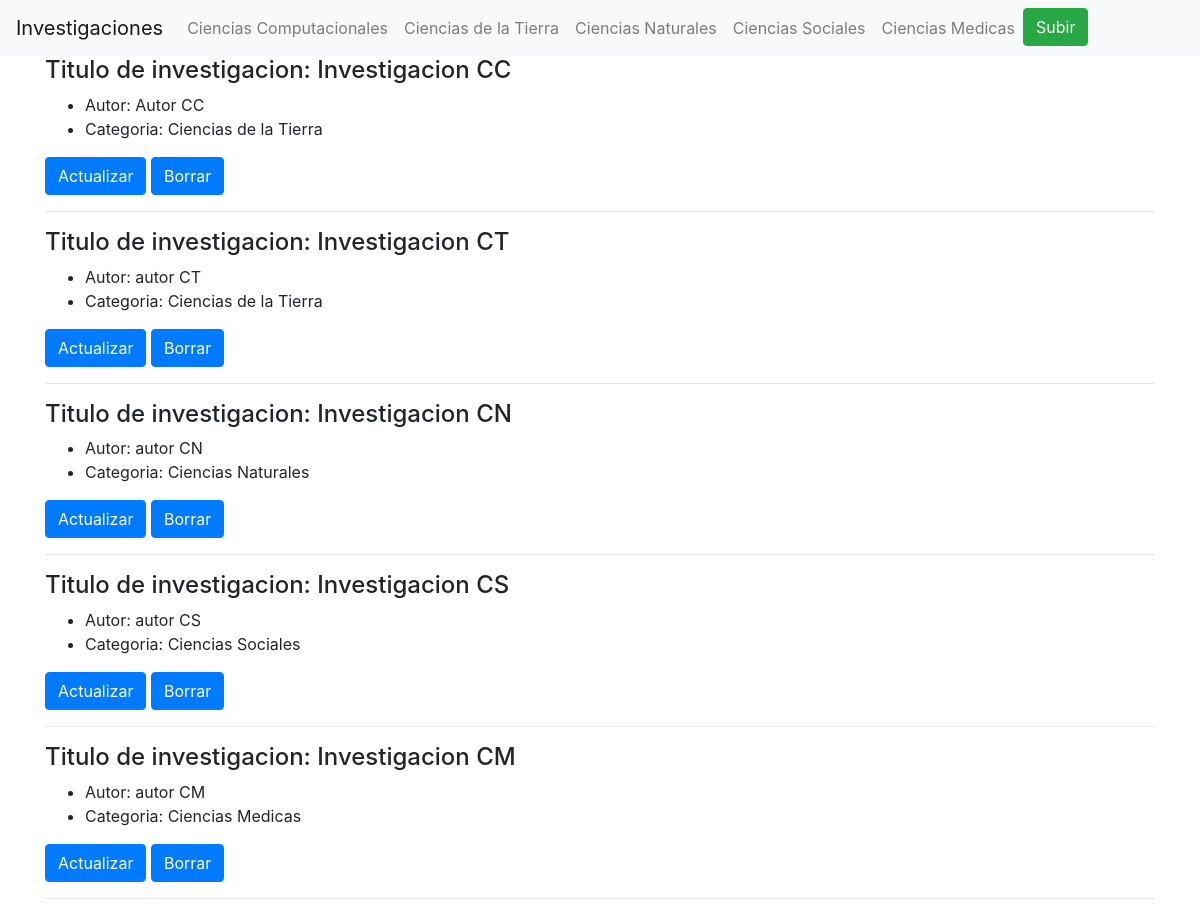
The page / on the database its author committed.
### trabajos/models.py (models this page shows, shortened)
class Trabajo(models.Model):
    COMPUTACIONALES = 'CC'
    TIERRA = 'CT'
    NATURALES = 'CN'
    SOCIALES = 'CS'
    MEDICAS = 'CM'
    CATEGORIAS=(
        (COMPUTACIONALES, 'Ciencias Computacionales'),
        (TIERRA, 'Ciencias de la Tierra'),
        (NATURALES, 'Ciencias Naturales'),
        (SOCIALES, 'Ciencias Sociales'),
        (MEDICAS, 'Ciencias Medicas'),
    )
    documento = models.FileField(upload_to='documents/')
    categoria = models.CharField(max_length=2,choices=CATEGORIAS,default=COMPUTACIONALES)
    titulo = models.CharField(max_length=250)
    autor = models.CharField(max_length=250)
    timestamp=models.DateTimeField(auto_now_add=True)
    update = models.DateTimeField(auto_now_add=True)

### trabajos/views.py (the view)
# urls.py: path('',views.AllList.as_view(), name="index_view"),
class AllList(generic.ListView):
    template_name = "trabajo/allList.html"
    model = Trabajo

### templates/trabajo/allList.html (shortened to what this page needs)
{%extends "base.html"%}
{%block content%}
{% for trabajo in object_list %}
<div class="container justify-content-center">
  <div class="row ">
    <div class="col-md-6">
      <h4>Titulo de investigacion: {{ trabajo.titulo }} </h4>
    </div>
  </div>
  <div class="row ">
    <div class="col-md-12">
      <ul>
        <li>Autor: {{ trabajo.autor }}</li>
        <li>Categoria: {{ trabajo.get_categoria_display}}</li>
      </ul>
      <a href="{% url 'trabajos:update_trabajo' trabajo.id %}" class="btn btn-primary">Actualizar</a>
      <a href="{% url 'trabajos:delete_trabajo' trabajo.id %}" class="btn btn-primary">Borrar</a>
      <hr>
    </div>
  </div>
</div>
{% endfor %}
{%endblock%}

### templates/base.html (shortened to what this page needs)
{% load staticfiles %}
<!doctype html>
<html lang="en">
  <head>
    <link rel="stylesheet" href="{% static 'bootstrap4/css/bootstrap.min.css' %}">
  </head>
  <body>
    {%include "navbar.html" %}
    {% block content%}
    {% endblock %}
  </body>
</html>

### templates/navbar.html (shortened to what this page needs)
<nav class="navbar navbar-expand-lg navbar-light bg-light">
  <a class="navbar-brand" href="{% url 'trabajos:list_all' %}">Investigaciones</a>
  <div class="collapse navbar-collapse" id="navbarSupportedContent">
    <ul class="navbar-nav mr-auto">
      <li class="nav-item">
        <a class="nav-link" href="{% url 'trabajos:list_comp' %}">Ciencias Computacionales</a>
      </li>
      <li class="nav-item">
        <a class="nav-link" href="{% url 'trabajos:list_tierra' %}">Ciencias de la Tierra</a>
      </li>
      <li class="nav-item">
        <a class="nav-link" href="{% url 'trabajos:list_nat' %}">Ciencias Naturales</a>
      </li>
      <li class="nav-item">
        <a class="nav-link" href="{% url 'trabajos:list_soc' %}">Ciencias Sociales</a>
      </li>
      <li class="nav-item">
        <a class="nav-link" href="{% url 'trabajos:list_med' %}">Ciencias Medicas</a>
      </li>
      <li class="nav-item">
        <a href="{% url 'trabajos:create_document' %}" class="btn btn-success">  Subir</a>
      </li>
    </ul>
  </div>
</nav>

### rows shown on the page
Trabajo: titulo "Investigacion CC", autor "Autor CC", categoria "Ciencias de la Tierra"
Trabajo: titulo "Investigacion CT", autor "autor CT", categoria "Ciencias de la Tierra"
Trabajo: titulo "Investigacion CN", autor "autor CN", categoria "Ciencias Naturales"
Trabajo: titulo "Investigacion CS", autor "autor CS", categoria "Ciencias Sociales"
Trabajo: titulo "Investigacion CM", autor "autor CM", categoria "Ciencias Medicas"
